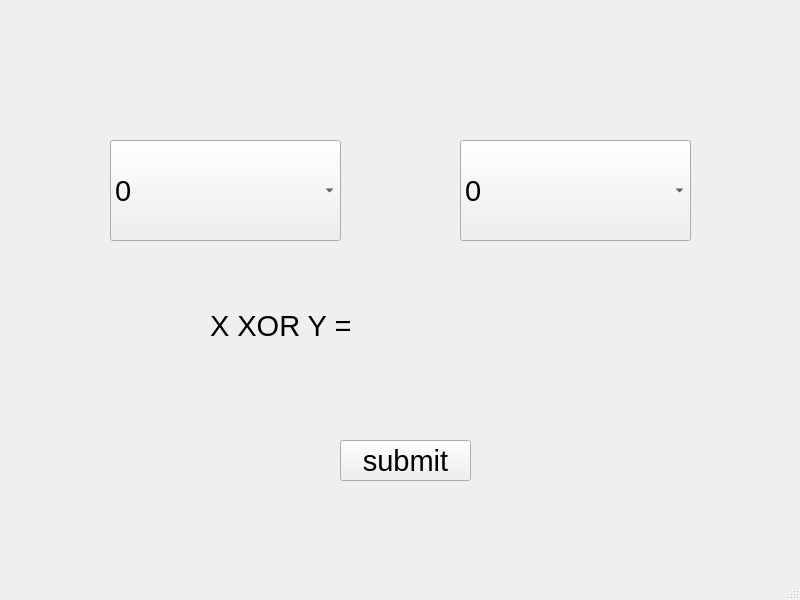
<?xml version="1.0" encoding="UTF-8"?>
<ui version="4.0">
 <class>MainWindow</class>
 <widget class="QMainWindow" name="MainWindow">
  <property name="geometry">
   <rect>
    <x>0</x>
    <y>0</y>
    <width>800</width>
    <height>600</height>
   </rect>
  </property>
  <property name="windowTitle">
   <string>MainWindow</string>
  </property>
  <widget class="QWidget" name="centralwidget">
   <widget class="QComboBox" name="comboX">
    <property name="geometry">
     <rect>
      <x>110</x>
      <y>140</y>
      <width>231</width>
      <height>101</height>
     </rect>
    </property>
    <property name="font">
     <font>
      <pointsize>22</pointsize>
     </font>
    </property>
    <item>
     <property name="text">
      <string>0</string>
     </property>
    </item>
    <item>
     <property name="text">
      <string>1</string>
     </property>
    </item>
   </widget>
   <widget class="QComboBox" name="comboY">
    <property name="geometry">
     <rect>
      <x>460</x>
      <y>140</y>
      <width>231</width>
      <height>101</height>
     </rect>
    </property>
    <property name="font">
     <font>
      <pointsize>22</pointsize>
     </font>
    </property>
    <item>
     <property name="text">
      <string>0</string>
     </property>
    </item>
    <item>
     <property name="text">
      <string>1</string>
     </property>
    </item>
   </widget>
   <widget class="QPushButton" name="submit">
    <property name="geometry">
     <rect>
      <x>340</x>
      <y>440</y>
      <width>131</width>
      <height>41</height>
     </rect>
    </property>
    <property name="font">
     <font>
      <pointsize>22</pointsize>
     </font>
    </property>
    <property name="text">
     <string>submit</string>
    </property>
   </widget>
   <widget class="QLabel" name="label">
    <property name="geometry">
     <rect>
      <x>210</x>
      <y>300</y>
      <width>151</width>
      <height>51</height>
     </rect>
    </property>
    <property name="font">
     <font>
      <pointsize>22</pointsize>
     </font>
    </property>
    <property name="text">
     <string>X XOR Y =</string>
    </property>
   </widget>
  </widget>
  <widget class="QMenuBar" name="menubar">
   <property name="geometry">
    <rect>
     <x>0</x>
     <y>0</y>
     <width>800</width>
     <height>22</height>
    </rect>
   </property>
  </widget>
  <widget class="QStatusBar" name="statusbar"/>
 </widget>
 <resources/>
 <connections/>
</ui>
